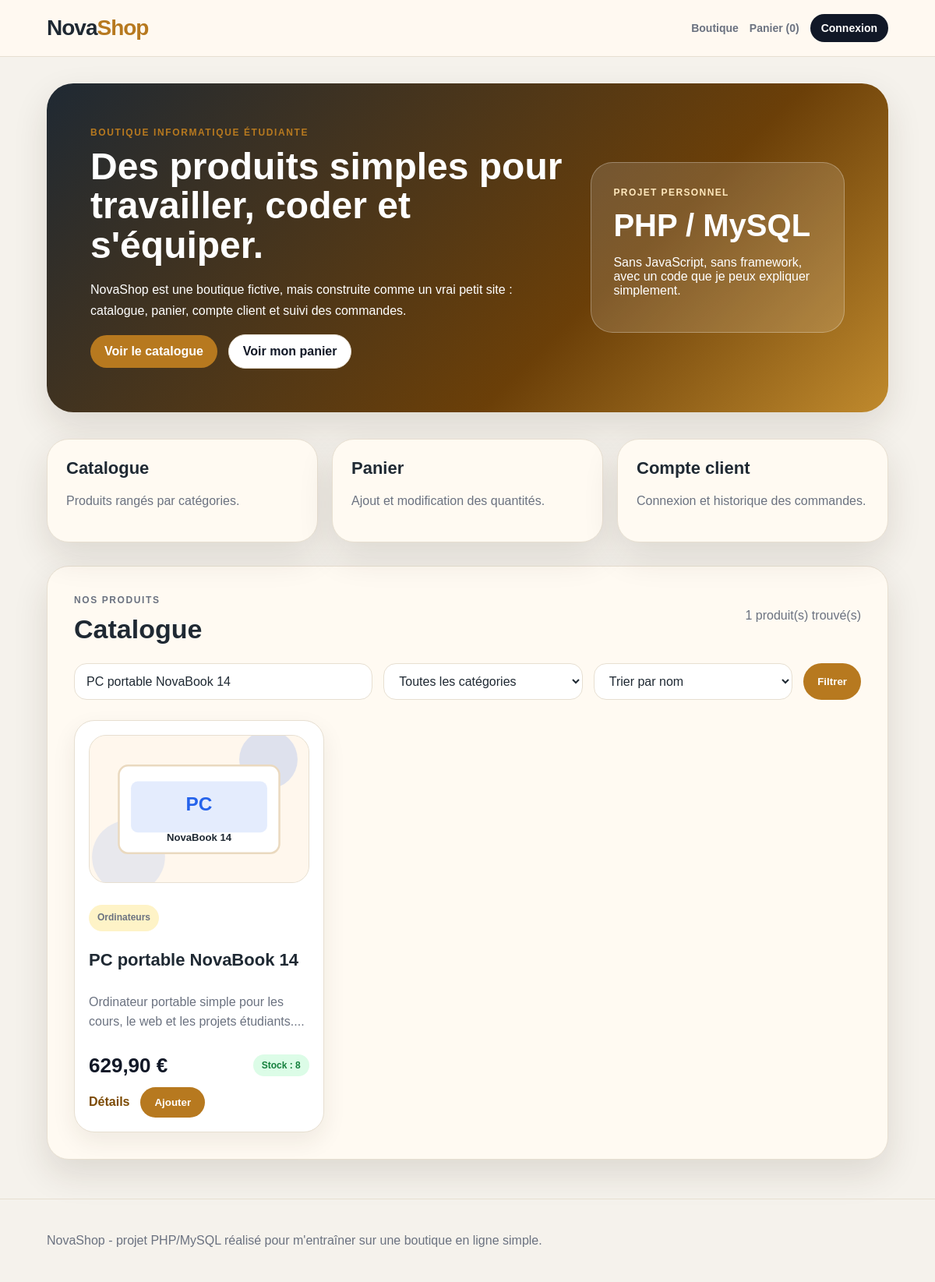
Screenshot of /index.php?recherche=PC portable NovaBook 14 with the database file from the repository.
### tables this page shows
CREATE TABLE produit (
    id_produit INT AUTO_INCREMENT PRIMARY KEY,
    nom VARCHAR(150) NOT NULL,
    description TEXT,
    prix DECIMAL(10,2) NOT NULL,
    stock INT NOT NULL DEFAULT 0,
    image VARCHAR(255) DEFAULT 'images/produit-defaut.svg',
    id_categorie INT,
    actif TINYINT(1) DEFAULT 1,
    FOREIGN KEY (id_categorie) REFERENCES categorie(id_categorie)
);

CREATE TABLE categorie (
    id_categorie INT AUTO_INCREMENT PRIMARY KEY,
    nom VARCHAR(100) NOT NULL
);

### connexion.php (called while the page is built, shortened)
<?php
function proteger($texte) {
    return htmlspecialchars($texte, ENT_QUOTES, 'UTF-8');
}
function afficher_prix($montant) {
    return number_format($montant, 2, ',', ' ') . ' €';
}
?>

### index.php (the view, shortened to what this page needs)
<?php
require_once 'connexion.php';
$recherche = isset($_GET['recherche']) ? trim($_GET['recherche']) : '';
$tri = isset($_GET['tri']) ? $_GET['tri'] : 'nom';
$sql = "SELECT produit.*, categorie.nom AS nom_categorie
        FROM produit
        LEFT JOIN categorie ON produit.id_categorie = categorie.id_categorie
        WHERE produit.actif = 1";
$params = array();
if ($recherche != '') {
    $sql = $sql . " AND (produit.nom LIKE :recherche OR produit.description LIKE :recherche)";
    $params['recherche'] = '%' . $recherche . '%';
}
if ($tri == 'prix_croissant') {
    $sql = $sql . " ORDER BY produit.prix ASC";
} elseif ($tri == 'prix_decroissant') {
    $sql = $sql . " ORDER BY produit.prix DESC";
} else {
    $sql = $sql . " ORDER BY produit.nom ASC";
}
$requete = $pdo->prepare($sql);
$requete->execute($params);
$produits = $requete->fetchAll(PDO::FETCH_ASSOC);
require_once 'header.php';
?>
<section class="bandeau-accueil">
    <div>
        <p class="petit-titre">Boutique informatique étudiante</p>
        <h1>Des produits simples pour travailler, coder et s'équiper.</h1>
        <p class="texte-bandeau">NovaShop est une boutique fictive, mais construite comme un vrai petit site : catalogue, panier, compte client et suivi des commandes.</p>
        <div class="actions-bandeau">
            <a class="bouton" href="#catalogue">Voir le catalogue</a>
            <a class="bouton-secondaire" href="panier.php">Voir mon panier</a>
        </div>
    </div>
    <div class="carte-bandeau">
        <span>Projet personnel</span>
        <strong>PHP / MySQL</strong>
        <p>Sans JavaScript, sans framework, avec un code que je peux expliquer simplement.</p>
    </div>
</section>
<section class="zone-infos">
    <div class="info-boutique">
        <strong>Catalogue</strong>
        <p>Produits rangés par catégories.</p>
    </div>
    <div class="info-boutique">
        <strong>Panier</strong>
        <p>Ajout et modification des quantités.</p>
    </div>
    <div class="info-boutique">
        <strong>Compte client</strong>
        <p>Connexion et historique des commandes.</p>
    </div>
</section>
<section class="bloc" id="catalogue">
    <div class="ligne-titre">
        <div>
            <p class="petit-titre">Nos produits</p>
            <h2>Catalogue</h2>
        </div>
        <p><?php echo count($produits); ?> produit(s) trouvé(s)</p>
    </div>
    <form method="get" class="formulaire-filtres">
        <input type="text" name="recherche" placeholder="Rechercher un produit" value="<?php echo proteger($recherche); ?>">
        <select name="categorie">
            <option value="0">Toutes les catégories</option>
        </select>
        <select name="tri">
            <option value="nom" <?php if ($tri == 'nom') echo 'selected'; ?>>Trier par nom</option>
        </select>
        <button type="submit">Filtrer</button>
    </form>
    <?php if (empty($produits)) { ?>
        <div class="message-simple">Aucun produit ne correspond à votre recherche.</div>
    <?php } else { ?>
        <div class="grille-produits">
            <?php foreach ($produits as $produit) { ?>
                <article class="carte-produit">
                    <a href="produit.php?id=<?php echo $produit['id_produit']; ?>">
                        <img src="<?php echo proteger($produit['image']); ?>" alt="<?php echo proteger($produit['nom']); ?>">
                    </a>
                    <p class="etiquette-categorie"><?php echo proteger($produit['nom_categorie']); ?></p>
                    <h3><?php echo proteger($produit['nom']); ?></h3>
                    <p class="description-produit"><?php echo proteger(substr($produit['description'], 0, 95)); ?>...</p>
                    <div class="prix-stock">
                        <strong><?php echo afficher_prix($produit['prix']); ?></strong>
                        <?php if ($produit['stock'] > 0) { ?>
                            <span class="stock-ok">Stock : <?php echo $produit['stock']; ?></span>
                        <?php } else { ?>
                            <span class="stock-vide">Rupture</span>
                        <?php } ?>
                    </div>
                    <div class="actions-produit">
                        <a class="lien-detail" href="produit.php?id=<?php echo $produit['id_produit']; ?>">Détails</a>
                        <form method="post" action="panier.php">
                            <button type="submit" <?php if ($produit['stock'] <= 0) echo 'disabled'; ?>>Ajouter</button>
                        </form>
                    </div>
                </article>
            <?php } ?>
        </div>
    <?php } ?>
</section>
<?php require_once 'footer.php'; ?>

### style.css (style rules this page uses)
:root { --fond: #f5f2ec; --fond-clair: #fffaf2; --texte: #1f2933; --texte-doux: #6b7280; --blanc: #ffffff; --noir: #111827; --accent: #b7791f; --accent-fonce: #7c4a03; --vert: #15803d; --rouge: #b91c1c; --bordure: #e7dfd1; --ombre: 0 18px 45px rgba(50, 37, 20, 0.12); }
* { box-sizing: border-box; }
body { margin: 0; font-family: Arial, Helvetica, sans-serif; color: var(--texte); background: var(--fond); }
a { color: inherit; }
.bandeau-accueil { margin: 34px 0; border-radius: 34px; padding: 56px; box-shadow: var(--ombre); background: linear-gradient(135deg, #1f2933, #6b3f08 65%, #c08a2d); color: var(--blanc); display: grid; grid-template-columns: 1.5fr 0.8fr; gap: 32px; align-items: center; }
.bandeau-accueil h1 { font-size: 48px; line-height: 1.05; margin: 12px 0 18px; max-width: 760px; }
.texte-bandeau { line-height: 1.7; max-width: 680px; }
.petit-titre { text-transform: uppercase; font-size: 12px; letter-spacing: 1.6px; font-weight: 900; color: var(--accent); margin: 0 0 8px; }
.carte-bandeau { background: rgba(255, 255, 255, 0.14); border: 1px solid rgba(255, 255, 255, 0.28); border-radius: 28px; padding: 28px; }
.carte-bandeau span { color: #ffe8bd; text-transform: uppercase; font-size: 12px; letter-spacing: 1.4px; font-weight: 900; }
.carte-bandeau strong { display: block; font-size: 40px; margin: 12px 0; }
.actions-bandeau, .actions-produit, .bloc-total { display: flex; gap: 14px; align-items: center; flex-wrap: wrap; }
.bouton, .bouton-secondaire, button { border: none; text-decoration: none; padding: 12px 18px; border-radius: 999px; font-weight: 800; cursor: pointer; display: inline-block; }
.bouton, button { background: var(--accent); color: var(--blanc); }
.bouton-secondaire { background: var(--blanc); color: var(--noir); border: 1px solid var(--bordure); }
.zone-infos { display: grid; grid-template-columns: repeat(3, 1fr); gap: 18px; margin: 28px 0; }
.info-boutique, .bloc, .bloc-formulaire, .panier-vide { background: var(--fond-clair); border: 1px solid var(--bordure); border-radius: 28px; box-shadow: var(--ombre); }
.info-boutique { padding: 24px; }
.info-boutique strong { display: block; font-size: 22px; margin-bottom: 8px; }
.info-boutique p, .description-produit, .message-simple, .bloc p { color: var(--texte-doux); line-height: 1.6; }
.bloc { padding: 34px; margin: 30px 0; }
.ligne-titre { display: flex; justify-content: space-between; align-items: flex-start; gap: 20px; margin-bottom: 24px; }
.ligne-titre h1, .ligne-titre h2 { margin: 0; font-size: 34px; }
.formulaire-filtres, .formulaire-simple { display: grid; gap: 14px; }
.formulaire-filtres { grid-template-columns: 1.5fr 1fr 1fr auto; margin-bottom: 26px; }
input, select, textarea { width: 100%; border: 1px solid var(--bordure); background: var(--blanc); padding: 13px 15px; border-radius: 16px; font: inherit; color: var(--texte); }
.grille-produits { display: grid; grid-template-columns: repeat(3, 1fr); gap: 24px; }
.carte-produit { background: var(--blanc); border: 1px solid var(--bordure); border-radius: 26px; padding: 18px; box-shadow: 0 12px 30px rgba(50, 37, 20, 0.08); display: flex; flex-direction: column; gap: 12px; }
.carte-produit img, .image-fiche img { width: 100%; background: #f9f0df; border-radius: 22px; border: 1px solid var(--bordure); }
.carte-produit img { height: 190px; object-fit: cover; }
.carte-produit h3 { margin: 0; font-size: 22px; }
.etiquette-categorie, .stock-ok, .stock-vide, .badge-statut { display: inline-block; padding: 7px 11px; border-radius: 999px; font-size: 12px; font-weight: 800; width: fit-content; }
.etiquette-categorie { background: #fef3c7; color: #92400e; }
.stock-ok, .badge-statut { background: #dcfce7; color: var(--vert); }
.prix-stock { display: flex; justify-content: space-between; align-items: center; gap: 12px; margin-top: auto; }
.prix-stock strong, .gros-prix { font-size: 26px; font-weight: 900; color: var(--noir); }
.lien-detail, .lien-retour { color: var(--accent-fonce); font-weight: 900; text-decoration: none; }

### rows the page displays
produit: image (picture), id_categorie.nom "Ordinateurs", nom "PC portable NovaBook 14", description "Ordinateur portable simple pour les cours, le web et les projets étudiants.", prix "629,90 €", stock "8"

### other values shown
nombre_articles_panier() "0"
count($produits) "1"
